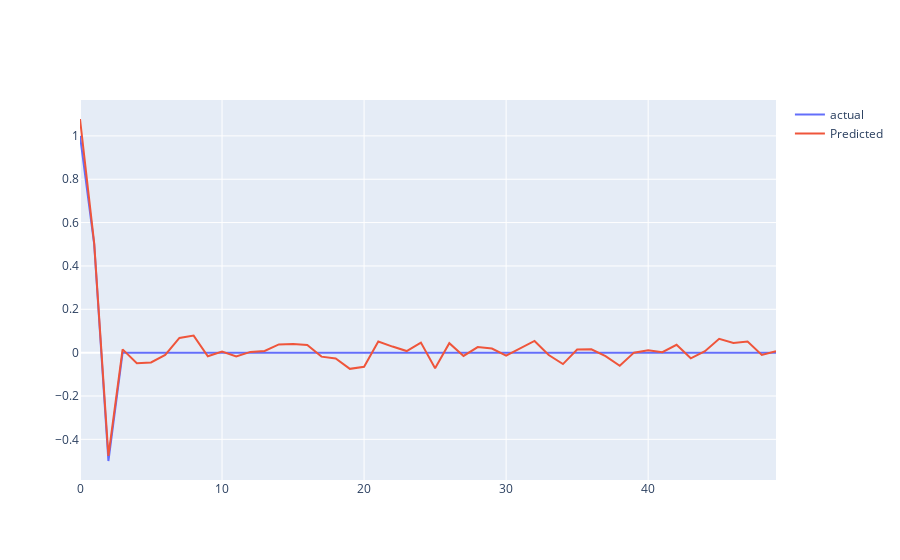

Notebook code cell kept with this figure:
### Code cell
fig = go.Figure()
fig.add_trace(go.Scatter(x=np.arange(0,len(true_w)),y=true_w,mode ='lines',name = 'actual'))
fig.add_trace(go.Scatter(x=np.arange(0,len(w)),y=w,mode ='lines',name = 'Predicted'))
fig.show()

### Figure 1 — Plotly figure (JSON) as saved in the notebook; plotly's stock layout.template omitted (floating-point values rounded to 4 significant figures)
{"data": [{"mode": "lines", "name": "actual", "type": "scatter", "x": [0, 1, 2, 3, 4, 5, 6, 7, 8, 9, 10, 11, 12, 13, 14, 15, 16, 17, 18, 19, 20, 21, 22, 23, 24, 25, 26, 27, 28, 29, 30, 31, 32, 33, 34, 35, 36, 37, 38, 39, 40, 41, 42, 43, 44, 45, 46, 47, 48, 49], "y": [1, 0.5, -0.5, 0, 0, 0, 0, 0, 0, 0, 0, 0, 0, 0, 0, 0, 0, 0, 0, 0, 0, 0, 0, 0, 0, 0, 0, 0, 0, 0, 0, 0, 0, 0, 0, 0, 0, 0, 0, 0, 0, 0, 0, 0, 0, 0, 0, 0, 0, 0]}, {"mode": "lines", "name": "Predicted", "type": "scatter", "x": [0, 1, 2, 3, 4, 5, 6, 7, 8, 9, 10, 11, 12, 13, 14, 15, 16, 17, 18, 19, 20, 21, 22, 23, 24, 25, 26, 27, 28, 29, 30, 31, 32, 33, 34, 35, 36, 37, 38, 39, 40, 41, 42, 43, 44, 45, 46, 47, 48, 49], "y": [1.078, 0.5044, -0.4762, 0.01504, -0.04932, -0.04508, -0.01024, 0.06775, 0.07873, -0.0167, 0.004642, -0.01778, 0.003321, 0.007553, 0.03776, 0.03973, 0.0353, -0.01844, -0.02717, -0.07478, -0.06524, 0.05113, 0.02798, 0.007362, 0.04641, -0.07163, 0.04357, -0.01512, 0.02575, 0.01861, -0.01354, 0.02119, 0.05375, -0.01099, -0.05287, 0.0148, 0.01546, -0.01653, -0.06093, -2.222e-05, 0.01127, 0.001972, 0.03626, -0.02612, 0.006479, 0.06403, 0.04501, 0.05085, -0.01093, 0.00679]}], "layout": {"autosize": true, "xaxis": {"autorange": true, "range": [0, 49], "type": "linear"}, "yaxis": {"autorange": true, "range": [-0.5877, 1.166], "type": "linear"}}}
